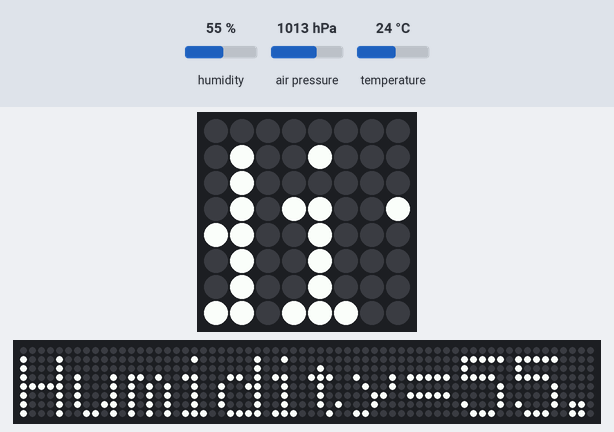
This program was run on a simulated Raspberry Pi (BCM pin numbers) with a Sense HAT. Parts: the Sense HAT's 8×8 RGB LED matrix, a strip that is not on the board, showing the scrolling text unrolled. The inputs (shaded band) are chosen by the test bench; at power-on: humidity 55 %, air pressure 1013 hPa, temperature 24 °C. The 64×8 strip is a reading aid, not a part: it shows the text the matrix is scrolling, unrolled, one strip-width of it at a time.

Above: at 11.89 s.
11.9 s: humidity set to 22 %
At 14.33 s:
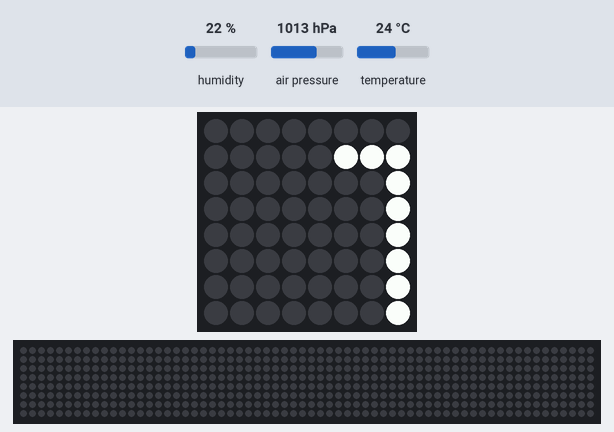
22.5 s: air pressure set to 952 hPa
At 34.26 s:
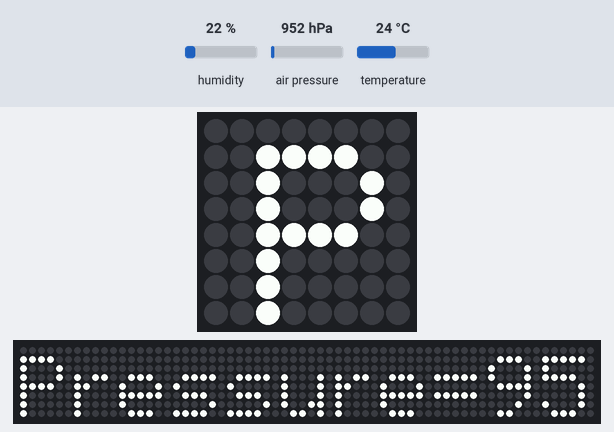
35.7 s: temperature set to 12 °C
At 42.32 s:
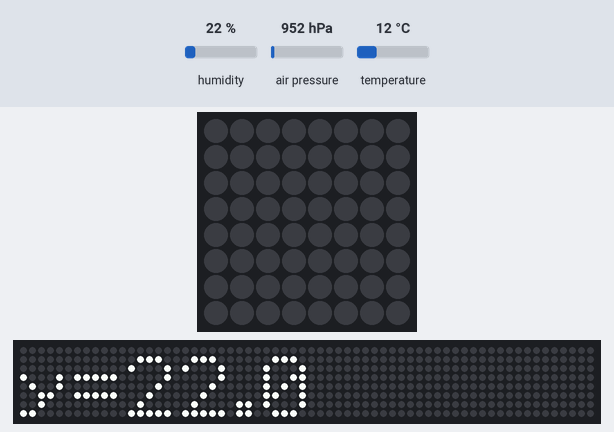

The program:

get_values.py
```python
from sense_hat import SenseHat

sense = SenseHat()  # 创建Sense Hat实例

while True:
    t = sense.get_temperature()  # 读取温度
    p = sense.get_pressure()  # 读取气压
    h = sense.get_humidity()  # 读取湿度

    t = round(t, 1)
    p = round(p, 1)
    h = round(h, 1)

    msg = "Temperature = %s, Pressure=%s, Humidity=%s" % (t, p, h)
    sense.show_message(msg, scroll_speed=0.05)  # 在LED上显示出获取的参数
```
